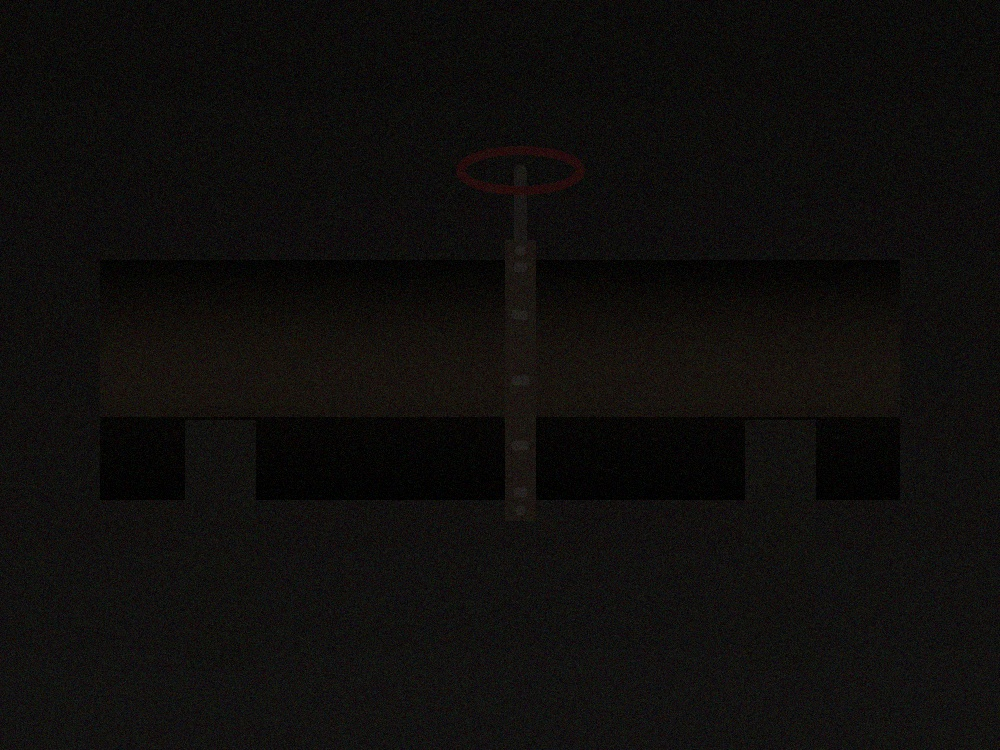
#> input picture backend/sample_images/pipeline_lowlight.jpg, 1000 x 750 px
$ python -i metrics.py   (imports and definitions only)   (older library calls are emulated)
#> lines starting #> are read from the running program, lines starting #| are printed output that depends on the picture
#> further down, picture is the input picture: shape (750, 1000, 3); mean B, G, R 12.6, 14, 15.5
"""
InfraClarity AI - Image Quality Metrics Module
Provides mathematically rigorous full-reference (when ground-truth available)
and no-reference image quality assessment metrics.

CRITICAL INTEGRITY PRINCIPLE:
PSNR and SSIM are ONLY computed when a true ground-truth reference image is provided.
The degraded input is NEVER treated as ground truth to fabricate misleading scores.
"""

import time
import math
import numpy as np
import cv2
from typing import Optional, Dict, Any

try:
    from skimage.metrics import peak_signal_noise_ratio as skimage_psnr
    from skimage.metrics import structural_similarity as skimage_ssim
    SKIMAGE_AVAILABLE = True
except ImportError:
    SKIMAGE_AVAILABLE = False


# [6 lines left out: function compute_laplacian_sharpness, not called in this run]


def compute_tenengrad_sharpness(img_bgr: np.ndarray) -> float:
    """Computes Tenengrad gradient energy sharpness score."""
    gray = cv2.cvtColor(img_bgr, cv2.COLOR_BGR2GRAY)
    gx = cv2.Sobel(gray, cv2.CV_64F, 1, 0, ksize=3)
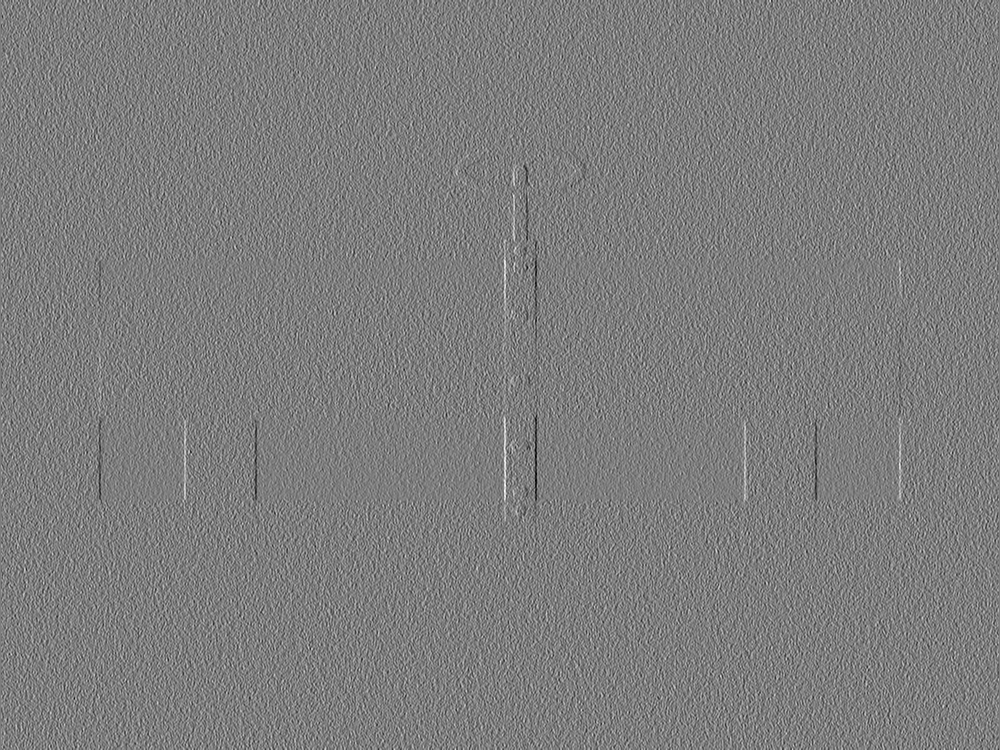
#> gx: shape (750, 1000) float64; min -106, max 109, mean 0; drawn with min black and max white
    gy = cv2.Sobel(gray, cv2.CV_64F, 0, 1, ksize=3)
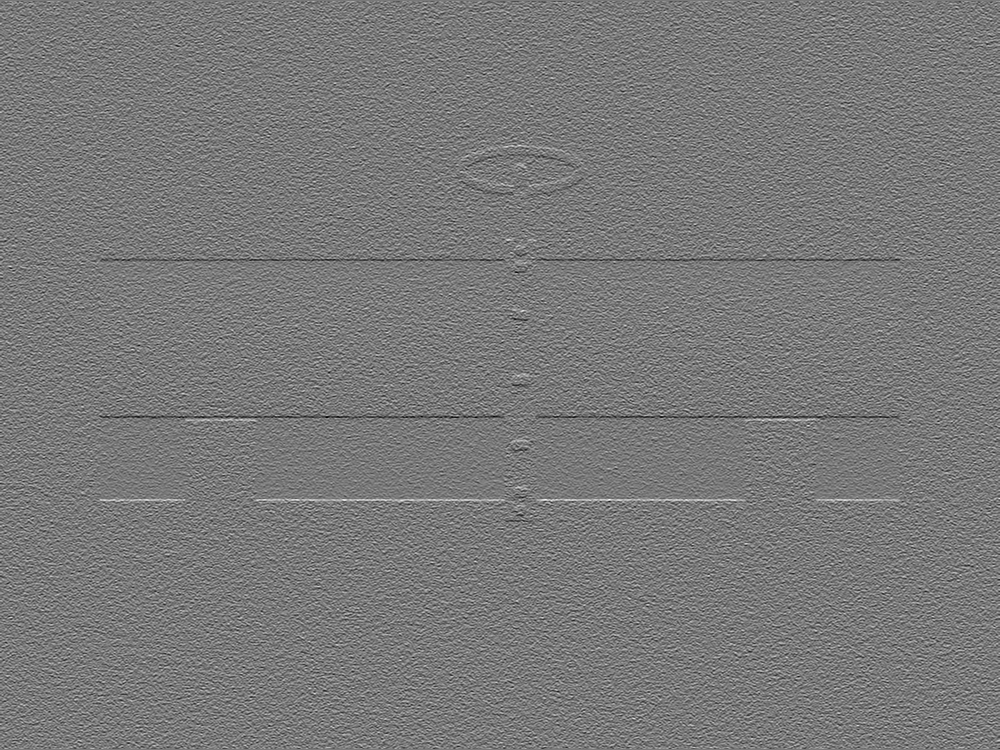
#> gy: shape (750, 1000) float64; min -100, max 110, mean 0.1; drawn with min black and max white
    grad_mag_sq = gx ** 2 + gy ** 2
    return round(float(np.mean(grad_mag_sq)), 2)


# [167 lines left out: functions compute_rms_contrast, compute_image_entropy, estimate_immerkaer_noise, compute_brisque_like_nss, evaluate_image_metrics, not called in this run]

>>> import cv2
>>> picture = cv2.imread('sample_images/pipeline_lowlight.jpg')
>>> result = compute_tenengrad_sharpness(picture)
#> result = 682.6
